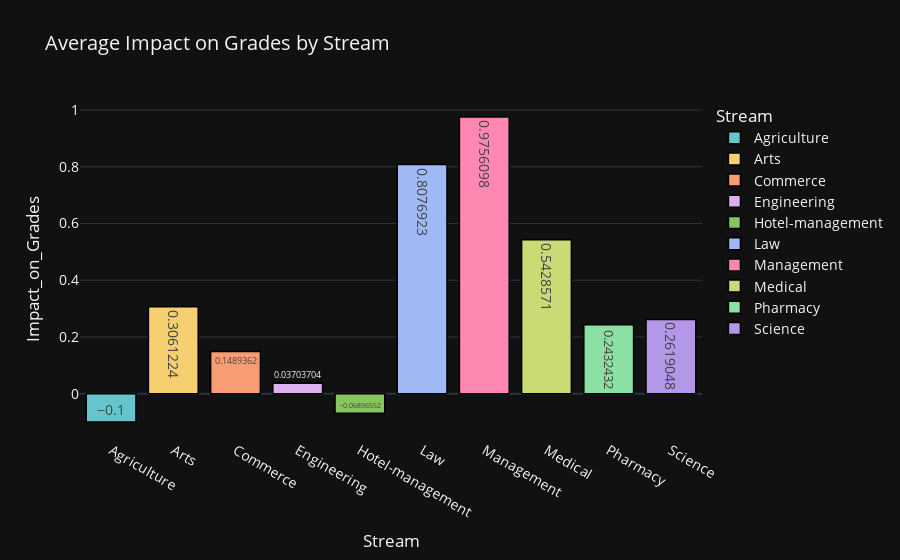

Notebook code cell kept with this figure:
### Code cell
import plotly.express as px

agg = df1.groupby("Stream")["Impact_on_Grades"].mean().reset_index()

fig = px.bar(agg,x="Stream",y="Impact_on_Grades",text_auto=True,color="Stream",color_discrete_sequence=px.colors.qualitative.Pastel,
    title="Average Impact on Grades by Stream",
    template="plotly_dark")

fig.update_traces(marker_line_color='black', marker_line_width=1.5)

fig.update_layout(font=dict(size=14),title_font_size=20)

fig.show()

### Figure 1 — Plotly figure (JSON) as saved in the notebook; plotly's stock layout.template omitted (floating-point values rounded to 4 significant figures)
{"data": [{"hovertemplate": "Stream=%{x}<br>Impact_on_Grades=%{y}<extra></extra>", "legendgroup": "Agriculture", "marker": {"color": "rgb(102, 197, 204)", "line": {"color": "black", "width": 1.5}, "pattern": {"shape": ""}}, "name": "Agriculture", "orientation": "v", "showlegend": true, "textposition": "auto", "texttemplate": "%{y}", "type": "bar", "x": ["Agriculture"], "xaxis": "x", "y": [-0.1], "yaxis": "y"}, {"hovertemplate": "Stream=%{x}<br>Impact_on_Grades=%{y}<extra></extra>", "legendgroup": "Arts", "marker": {"color": "rgb(246, 207, 113)", "line": {"color": "black", "width": 1.5}, "pattern": {"shape": ""}}, "name": "Arts", "orientation": "v", "showlegend": true, "textposition": "auto", "texttemplate": "%{y}", "type": "bar", "x": ["Arts"], "xaxis": "x", "y": [0.3061], "yaxis": "y"}, {"hovertemplate": "Stream=%{x}<br>Impact_on_Grades=%{y}<extra></extra>", "legendgroup": "Commerce", "marker": {"color": "rgb(248, 156, 116)", "line": {"color": "black", "width": 1.5}, "pattern": {"shape": ""}}, "name": "Commerce", "orientation": "v", "showlegend": true, "textposition": "auto", "texttemplate": "%{y}", "type": "bar", "x": ["Commerce"], "xaxis": "x", "y": [0.1489], "yaxis": "y"}, {"hovertemplate": "Stream=%{x}<br>Impact_on_Grades=%{y}<extra></extra>", "legendgroup": "Engineering", "marker": {"color": "rgb(220, 176, 242)", "line": {"color": "black", "width": 1.5}, "pattern": {"shape": ""}}, "name": "Engineering", "orientation": "v", "showlegend": true, "textposition": "auto", "texttemplate": "%{y}", "type": "bar", "x": ["Engineering"], "xaxis": "x", "y": [0.03704], "yaxis": "y"}, {"hovertemplate": "Stream=%{x}<br>Impact_on_Grades=%{y}<extra></extra>", "legendgroup": "Hotel-management", "marker": {"color": "rgb(135, 197, 95)", "line": {"color": "black", "width": 1.5}, "pattern": {"shape": ""}}, "name": "Hotel-management", "orientation": "v", "showlegend": true, "textposition": "auto", "texttemplate": "%{y}", "type": "bar", "x": ["Hotel-management"], "xaxis": "x", "y": [-0.06897], "yaxis": "y"}, {"hovertemplate": "Stream=%{x}<br>Impact_on_Grades=%{y}<extra></extra>", "legendgroup": "Law", "marker": {"color": "rgb(158, 185, 243)", "line": {"color": "black", "width": 1.5}, "pattern": {"shape": ""}}, "name": "Law", "orientation": "v", "showlegend": true, "textposition": "auto", "texttemplate": "%{y}", "type": "bar", "x": ["Law"], "xaxis": "x", "y": [0.8077], "yaxis": "y"}, {"hovertemplate": "Stream=%{x}<br>Impact_on_Grades=%{y}<extra></extra>", "legendgroup": "Management", "marker": {"color": "rgb(254, 136, 177)", "line": {"color": "black", "width": 1.5}, "pattern": {"shape": ""}}, "name": "Management", "orientation": "v", "showlegend": true, "textposition": "auto", "texttemplate": "%{y}", "type": "bar", "x": ["Management"], "xaxis": "x", "y": [0.9756], "yaxis": "y"}, {"hovertemplate": "Stream=%{x}<br>Impact_on_Grades=%{y}<extra></extra>", "legendgroup": "Medical", "marker": {"color": "rgb(201, 219, 116)", "line": {"color": "black", "width": 1.5}, "pattern": {"shape": ""}}, "name": "Medical", "orientation": "v", "showlegend": true, "textposition": "auto", "texttemplate": "%{y}", "type": "bar", "x": ["Medical"], "xaxis": "x", "y": [0.5429], "yaxis": "y"}, {"hovertemplate": "Stream=%{x}<br>Impact_on_Grades=%{y}<extra></extra>", "legendgroup": "Pharmacy", "marker": {"color": "rgb(139, 224, 164)", "line": {"color": "black", "width": 1.5}, "pattern": {"shape": ""}}, "name": "Pharmacy", "orientation": "v", "showlegend": true, "textposition": "auto", "texttemplate": "%{y}", "type": "bar", "x": ["Pharmacy"], "xaxis": "x", "y": [0.2432], "yaxis": "y"}, {"hovertemplate": "Stream=%{x}<br>Impact_on_Grades=%{y}<extra></extra>", "legendgroup": "Science", "marker": {"color": "rgb(180, 151, 231)", "line": {"color": "black", "width": 1.5}, "pattern": {"shape": ""}}, "name": "Science", "orientation": "v", "showlegend": true, "textposition": "auto", "texttemplate": "%{y}", "type": "bar", "x": ["Science"], "xaxis": "x", "y": [0.2619], "yaxis": "y"}], "layout": {"barmode": "relative", "font": {"size": 14}, "legend": {"title": {"text": "Stream"}, "tracegroupgap": 0}, "title": {"font": {"size": 20}, "text": "Average Impact on Grades by Stream"}, "xaxis": {"anchor": "y", "categoryarray": ["Agriculture", "Arts", "Commerce", "Engineering", "Hotel-management", "Law", "Management", "Medical", "Pharmacy", "Science"], "categoryorder": "array", "domain": [0, 1], "title": {"text": "Stream"}}, "yaxis": {"anchor": "x", "domain": [0, 1], "title": {"text": "Impact_on_Grades"}}}}
